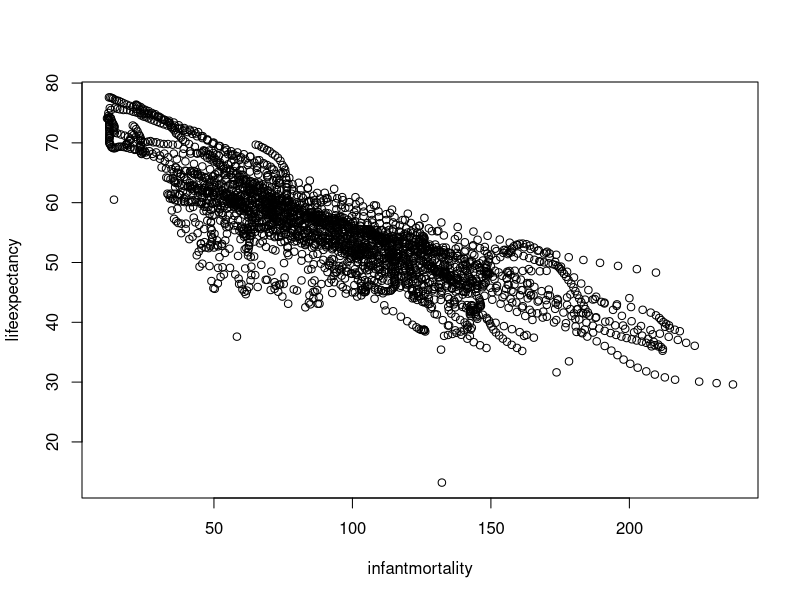
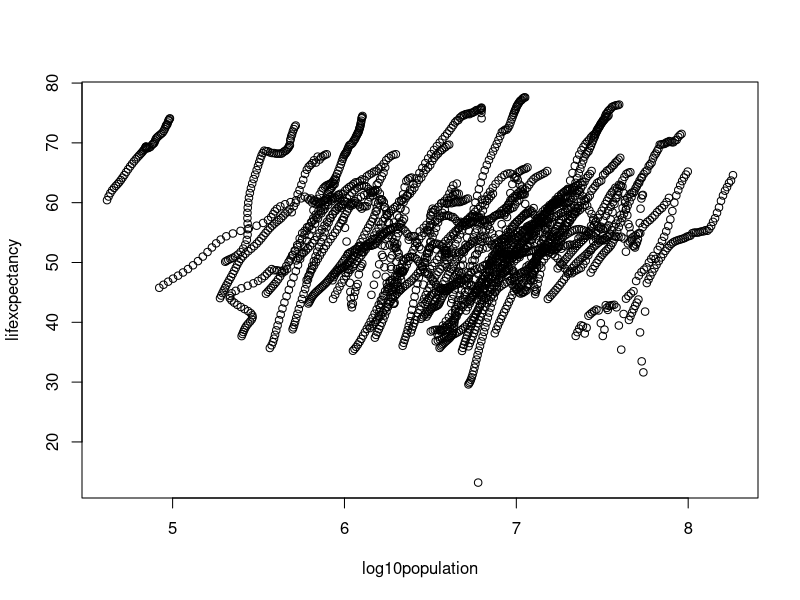
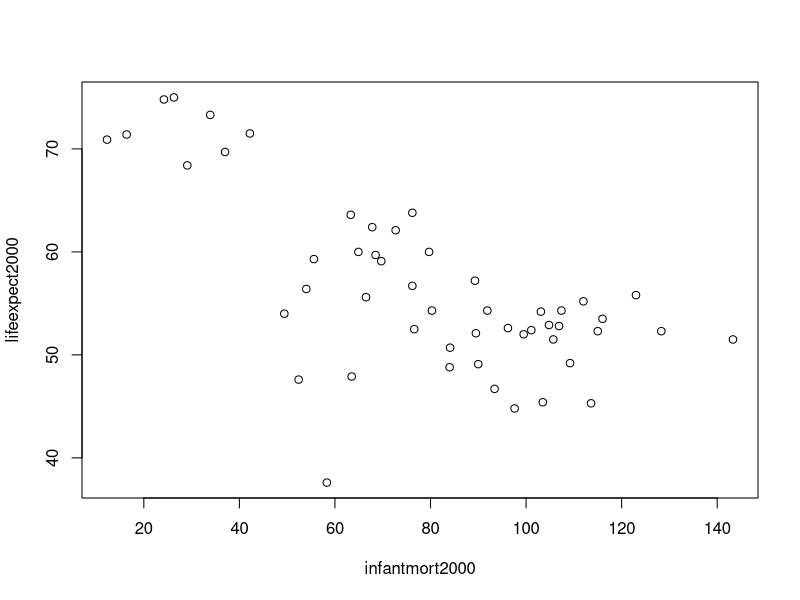
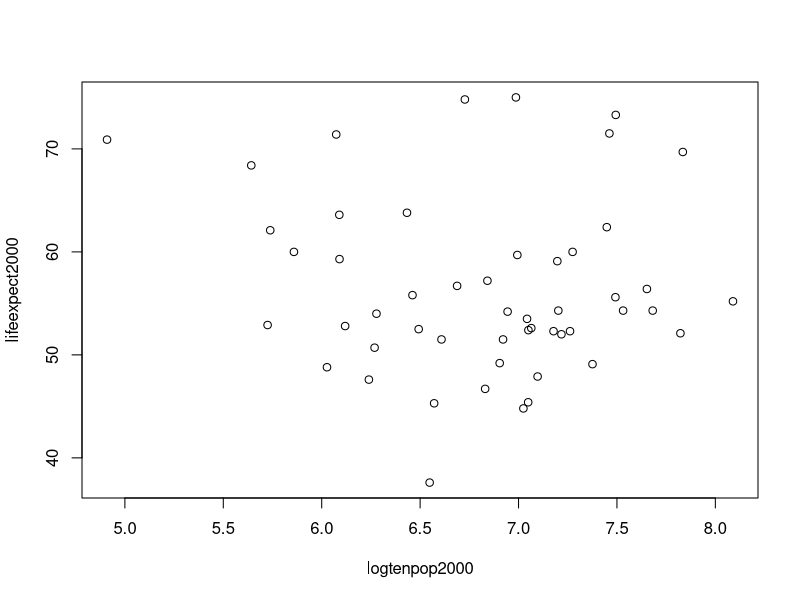
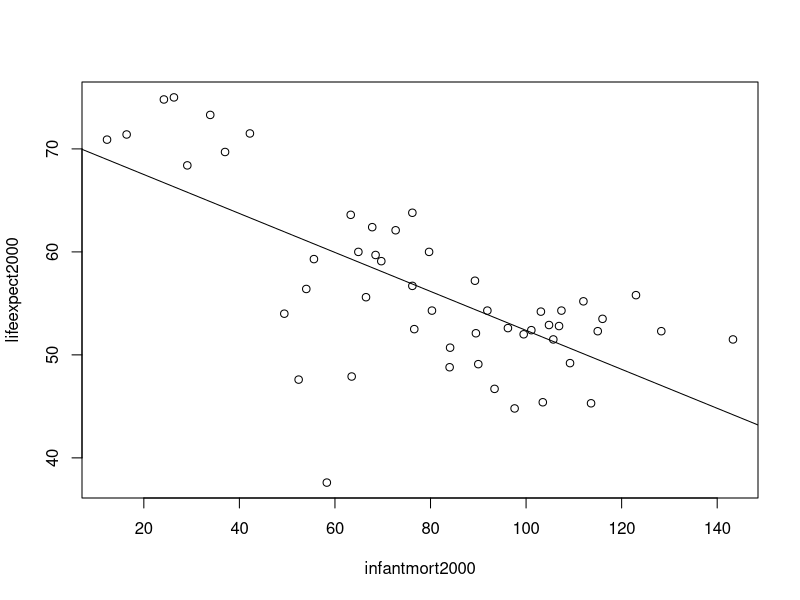
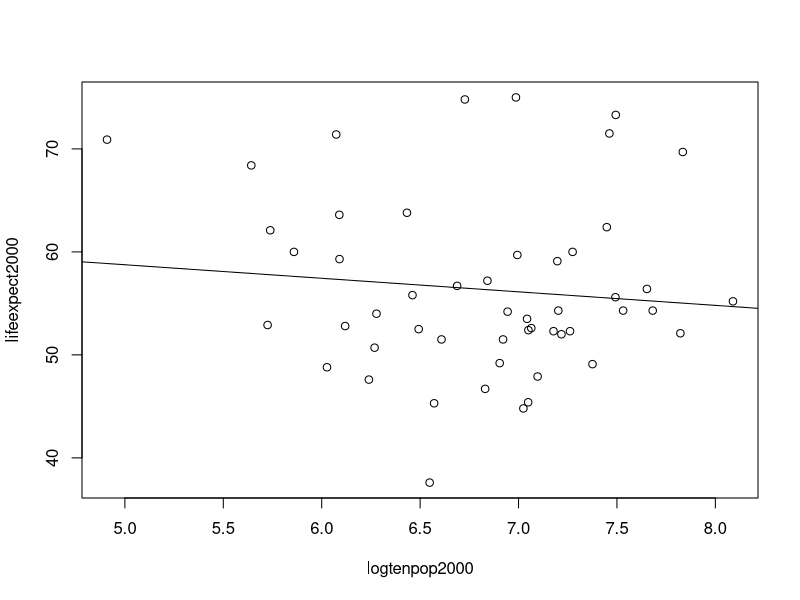

Source code (R) for these figures, in order:
## ---- chunk 1
#Load dslabs library and gapminder data set.
library(dslabs)

data(gapminder)

#The gapminder data set is a collection of health and income outcomes for 184 countries from 1960 to 2016.

## ---- chunk 2
#Gather information on gapminder data set with R functions: help, str, summary, and class. 
help(gapminder)

#The help function displays available help pages (in the help tab) about the selected package.

str(gapminder)

#Str or the structure function will display the basic structural information for an object in the console. Using the str function we can see that gapminder consists of nine variables: country, infant_mortality, life_expectancy, fertility, population, gdp, continent, and region. 

summary(gapminder)

#The sumary function will display statistical summaries of the selected data in the console for each of the variables within the data set. The type of data shown will depend on the class (i.e. numeric, integer, character, etc.) of the individual variables within a data set. 

class(gapminder)

#The class function will display the type of object that is represented by a given name. For the example here, gapminder is of the data.frame class. 
## ---- chunk 3
#Assign only the African countries to a new object titled africadata.

africadata <- gapminder$continent == "Africa"

#To assign a new object use the <- to the right of the chosen object name. All African countries can be accessed in gapminder through the continent variable. The accessor $ is used to access specific variables within the data frame. To determine if a country is in Africa or not, africadata is assigned as a logical vector using == to determine if the continent variable is listed as "Africa" or other. 

str(africadata)

#The logical vector africadata will output information as TRUE or FALSE depending on the continent variable of each country. In this example, 10545 different data points are maeasured. Countries in Africa receive the output TRUE whereas all other continents receive a FALSE. 

summary(africadata)

#The summary shows results of the logical vector. Of the total 10545 measured countries, 2907 of them are located in Africa. These values can be verified by reviewing the previous summary(gapminder) output in the console and subtracting the African data points from the total measurements under the continent variable. 

## ---- chunk 4
#Create an object containing infant_mortality and life_expectancy for africadata.

#Create and object for infant_mortality for African countries by accessing gapminder with $ and applying the logical vector africadata.

infant_mortality_africa <- gapminder$infant_mortality[africadata]

#Repeat the same process to create an object fot life_expectancy for African countries.

life_expectancy_africa <- gapminder$life_expectancy[africadata]

#Combine the two new objects into a data frame to create a single object containing both variables. 

infant_vs_life_africa <- data.frame(infantmortality = infant_mortality_africa, lifeexpectancy = life_expectancy_africa)

str(infant_vs_life_africa)

#The result is a data frame with 2907 observations and two variables: infantmortality and lifeexpectancy.

summary(infant_vs_life_africa)

#Summary gives a quick glance of min, max, median, and mean for both variables. Note there are 226 NA records indicated for infantmortality.

## ---- chunk 5
#Create an object containing population and life_expectancy for africadata.

#Repeat the process above for the population variable.

population_africa <- gapminder$population[africadata]

#Combine the population and life_expectancy data into a data frame.

pop_vs_life_africa <- data.frame(population = population_africa, lifeexpectancy = life_expectancy_africa)

str(pop_vs_life_africa)

#The result is a data frame with 2907 observations and two variables: population and lifeexpectancy.

summary(pop_vs_life_africa)

#Standard statistical values are given in the summary of the object. Note 51 NA values were recorded for the population variable.
## ---- chunk 6
#Plot of infant mortality verses life expectancy for all African countries.

plot(infant_vs_life_africa)

#The plot illistrates a distinct negative correlation between the two variables. As expected, countries with increased infant mortality show decreased life expectancy.

## ---- chunk 7
#Plot of population verses life expectancy for all African countries. 

#Convert previous population object into a new object at log scale.

logten_pop_africa <- log10(population_africa)

#Input the new log population data into a data frame with life expectancy. 

logtenpop_vs_life_africa <- data.frame( log10population = logten_pop_africa, lifexcpectancy = life_expectancy_africa)

plot(logtenpop_vs_life_africa)

#The plot shows a distinct scattering of "streaks" of data. The individual streaks typically move in a positive trend illistrating a positve correlation between increased population size and increased life expectancy. The "streaks" seen in the data likely represent different contries within the continent of Africa measured over time. 
## ---- chunk 8
#Determine which years have missing data for infant mortality.

#Create an index object for the NA values within the infant_mortality_africa object using the is.na function. This produces a logical vector that tells us which entries are NA. 

na_index <- is.na(infant_mortality_africa)

#Apply the na_index to the gapminder year data.

gapminder$year[na_index]

#The result is a list of years where infant mortality data is missing. Repedative years in the list represent years where infant mortality data is missing from multiple countries within the continent of Africa. 

#The sum function check the total recorded Na values within the na_index to ensure it is consistent the previous summary of infant mortality.

sum(na_index)
## ---- chunk 9
#Create a new object by extracting the data from the year 2000 from africadata. 
#Create an index to select for the year 2000.

year2000 <- gapminder$year == "2000"

#Combine the new index with africadata to select for Africa and the year 2000 combined.

africa2000 <- africadata & year2000

#Apply this index to all variables in the gapminder data set. 

year2000 <- gapminder$year[africa2000] 
region2000 <- gapminder$region[africa2000]
country2000 <- gapminder$country[africa2000]
infantmort2000 <- gapminder$infant_mortality[africa2000]
lifeexpect2000 <- gapminder$life_expectancy[africa2000]
fertility2000 <- gapminder$fertility[africa2000]
gdp2000 <- gapminder$gdp[africa2000]
continent2000 <- gapminder$continent[africa2000]
population2000 <- gapminder$population[africa2000]

#Create a data frame using the new object names to select for African countries and the year 2000. 

africa2000df <- data.frame(year = year2000, country = country2000, population = population2000, region = region2000, infant_mortality = infantmort2000, life_expectancy = lifeexpect2000, fertility = fertility2000, gdp = gdp2000, continent = continent2000)

str(africa2000df)

#The resulting data frame has 51 observations and 9 vairables. 

summary(africa2000df)

#Specific statistical values are given for each of the 9 variables within the object.

## ---- chunk 10
#Recreate the plot for infant mortality verses life expectancy.

plot(infantmort2000, lifeexpect2000)

#The resulting figure shows a negative correlation between infant mortality and life expectancy. 
## ---- chunk 11
#Recreate the plot for population verses life expectancy. 

#Redefine the population data for Africa in 2000 to a log 10 scale. 

logtenpop2000 <- log10(population2000)

#Plot log 10 population verses life expectancy.

plot(logtenpop2000, lifeexpect2000)

#The resulting figure shows no distinct correlation between population and life expectancy. 

## ---- chunk 12
#Create a linear regression model for life expectancy as the outcome (y variable), and infant mortality as the predictor (x variable).Ensure the y variable is the first variable entered to the lm() function.

fit1 <- lm(lifeexpect2000 ~ infantmort2000)
 
summary(fit1)

#Summary prints the fit results to the console and provides a number of  important statistical data points, in particular the p-value. The p-value from this example is 2.826e-08. The very low p-value suggests that infant mortality is strongly related to life expectancy. 
 
## ---- chunk 13
#Create a linear regression model for life expectancy as the outcome (y variable), and population size as the predictor (x variable).

fit2 <- lm(lifeexpect2000 ~ logtenpop2000)

summary(fit2)

#The p-value from this example is 0.4755. The high p-value suggests that poplation size is not related to life expectancy.

## ---- chunk 14
#Fit line to scatterplot for life expectancy verses infant mortality.

#Replot the scatterplot.

plot(infantmort2000, lifeexpect2000)

#Use the abline function to fit a line to the plot according to the new linear model object. 

abline(fit1)

#Here we see a strong negative correlation with the fit line which is consistent with the p-value.

## ---- chunk 15
#Fit line to scatterplot for life expectancy verses population size.

plot(logtenpop2000, lifeexpect2000)
abline(fit2)

#Here we see no distinct correlation with the fit line which is consistent with the p-value. 
